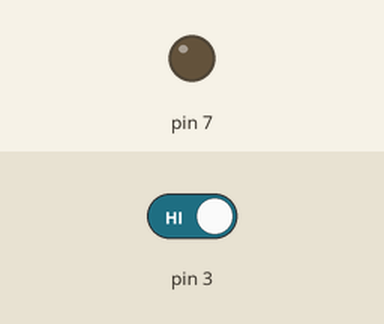
This sketch was run on a simulated Arduino Uno, built with avr-gcc and run on an emulated ATmega328P. On the bench: output pins drawn as LEDs (lit = HIGH). Inputs (shaded band) come from the test bench; at power-on: pin 3 HIGH. What the sketch prints to the serial monitor is not drawn.

Above: at 1.2 s.
1.3 s: pin 3 driven LOW
At 1.7 s:
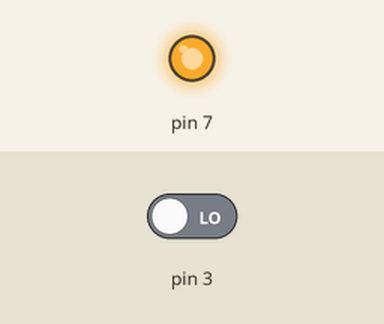
4.3 s: pin 3 driven HIGH
At 5.2 s:
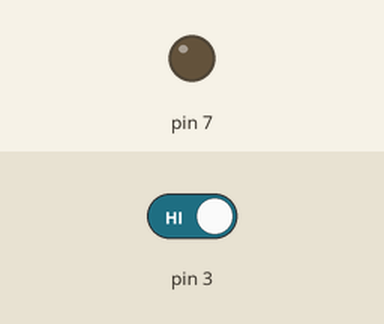
Timing chart, 0 to 7.3 s (numbered marks = the images above; inputs shaded):
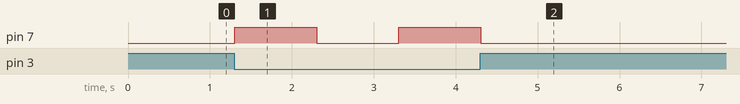

The sketch:

interfacing_ir_sensor_with_arduino1.ino
```cpp
//C++ Code
//Author: Piyush Mishra

int IR_remote = 0;

void setup(){
  Serial.begin(9600);
  pinMode(7, OUTPUT);
  pinMode(3, INPUT);
}

void loop() {
  IR_remote = digitalRead(3);
  Serial.println(IR_remote);

  if(IR_remote==LOW){
    digitalWrite(7, HIGH);
    delay(1000);
    digitalWrite(7,LOW);
    delay(1000);
  }
  else{
    digitalWrite(7,LOW);
  }

}
```

Measured:
- after the input at 1.3 s, pin 7: LOW → HIGH at once, → LOW 1.0 s later, → HIGH 1.0 s later
- after the input at 4.3 s, pin 7: goes on until 4.3 s, then stays LOW
